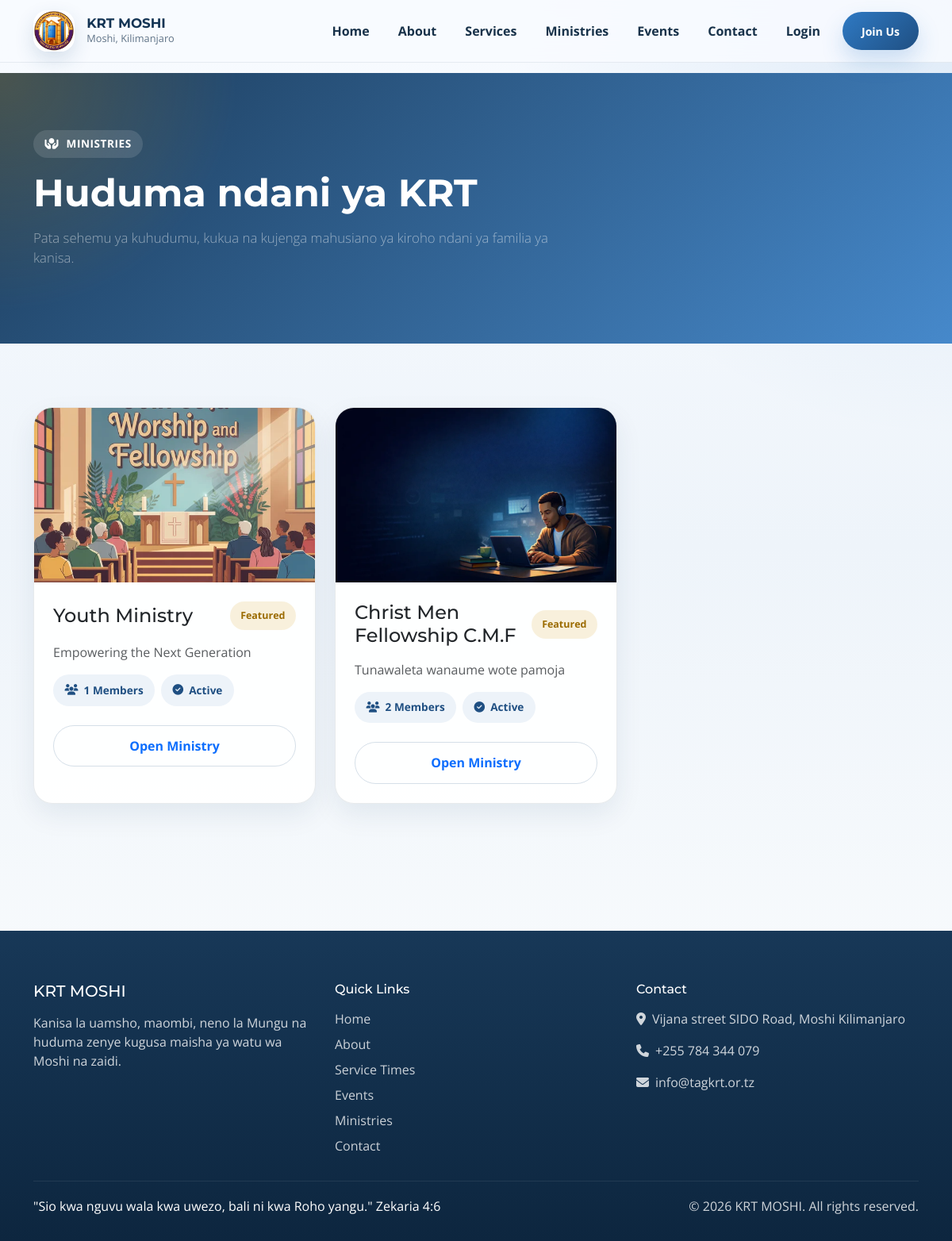
The app's page /ministries/ with its own data.
### core/models.py (models this page shows, shortened)
class SiteConfig(models.Model):
    site_name = models.CharField(max_length=200, default="VCCT Mbezi Beach")
    site_logo = ResizedImageField(
        size=[200, 200],
        quality=85,
        upload_to='config/',
        blank=True,
        null=True,
        help_text="Logo size: 200x200 pixels"
    )
    site_favicon = ResizedImageField(
        size=[64, 64],
        quality=85,
        upload_to='config/',
        blank=True,
        null=True,
        help_text="Favicon size: 64x64 pixels"
    )
    hero_bg_image = ResizedImageField(
        size=[1920, 1080],
        quality=85,
        upload_to='config/',
        blank=True,
        null=True,
        help_text="Hero background size: 1920x1080 pixels"
    )
    contact_email = models.EmailField(default="info@tagkrt.or.tz")
    contact_phone = models.CharField(max_length=20, default="+255 784 344 079")
    address = models.TextField(default="Vijana street SIDO Road, Moshi Kilimanjaro")
    facebook_url = models.URLField(blank=True, null=True)
    twitter_url = models.URLField(blank=True, null=True)
    instagram_url = models.URLField(blank=True, null=True)
    youtube_url = models.URLField(blank=True, null=True)
    whatsapp_number = models.CharField(max_length=20, blank=True, null=True)
    about_us = RichTextUploadingField(blank=True, null=True)
    mission = RichTextUploadingField(blank=True, null=True)
    vision = RichTextUploadingField(blank=True, null=True)
    updated_at = models.DateTimeField(auto_now=True)
    class Meta:
        verbose_name = "Site Configuration"
        verbose_name_plural = "Site Configuration"

class Ministry(models.Model):
    STATUS_CHOICES = [
        ('active', 'Active'),
        ('inactive', 'Inactive'),
        ('developing', 'Developing'),
    ]
    name = models.CharField(max_length=200)
    slug = models.SlugField(unique=True)
    tagline = models.CharField(max_length=300, blank=True, null=True)
    description = RichTextUploadingField()
    leader = models.ForeignKey(User, on_delete=models.SET_NULL,
                              null=True, blank=True, related_name='led_ministries')
    contact_email = models.EmailField(blank=True, null=True)
    contact_phone = models.CharField(max_length=20, blank=True, null=True)
    logo = ResizedImageField(
        size=[400, 400],
        quality=85,
        upload_to='ministries/logos/',
        blank=True,
        null=True,
        help_text="Logo size: 400x400 pixels"
    )
    banner_image = ResizedImageField(
        size=[1200, 600],
        quality=85,
        upload_to='ministries/banners/',
        help_text="Banner size: 1200x600 pixels"
    )
    meeting_days = models.CharField(max_length=100, blank=True, null=True)
    meeting_time = models.CharField(max_length=100, blank=True, null=True)
    meeting_location = models.CharField(max_length=200, blank=True, null=True)
    status = models.CharField(max_length=20, choices=STATUS_CHOICES, default='active')
    is_featured = models.BooleanField(default=False)
    order = models.IntegerField(default=0)
    created_at = models.DateTimeField(auto_now_add=True)
    updated_at = models.DateTimeField(auto_now=True)
    class Meta:
        verbose_name_plural = "Ministries"
        ordering = ['order', 'name']
    def get_absolute_url(self):
        return reverse('core:ministry_detail', kwargs={'slug': self.slug})
    @property
    def member_count(self):
        return self.members.filter(is_active=True).count()

### core/views.py (the view)
# urls.py: path('ministries/', views.MinistriesView.as_view(), name='ministries'),
class MinistriesView(SiteConfigMixin, ListView):
    model = Ministry
    template_name = 'ministries/ministry_list.html'
    context_object_name = 'ministries'
    paginate_by = 12
    def get_queryset(self):
        return Ministry.objects.filter(status='active').order_by('order', 'name')

### core/mixins.py (called while the page is built)
    def get_context_data(self, **kwargs):
        context = super().get_context_data(**kwargs)
        site_config = SiteConfig.objects.first()
        if not site_config:
            site_config = SiteConfig.objects.create()
        context['site_config'] = site_config
        return context

### templates/ministries/ministry_list.html (shortened to what this page needs)
{% extends 'base.html' %}
{% block content %}
<section class="page-hero">
    <div class="container">
        <div class="section-heading">
            <span class="eyebrow"><i class="fas fa-hands-holding-circle"></i> Ministries</span>
            <h1 class="display-5 text-white">Huduma ndani ya KRT</h1>
            <p class="lead text-white-50">Pata sehemu ya kuhudumu, kukua na kujenga mahusiano ya kiroho ndani ya familia ya kanisa.</p>
        </div>
    </div>
</section>
<section class="site-section">
    <div class="container">
        <div class="row g-4">
            {% for ministry in ministries %}
            <div class="col-md-6 col-xl-4">
                <div class="card h-100">
                    {% if ministry.banner_image %}
                    <img src="{{ ministry.banner_image.url }}" alt="{{ ministry.name }}" class="card-img-top" style="height: 220px; object-fit: cover;">
                    {% endif %}
                    <div class="feature-card h-100">
                        <div class="d-flex justify-content-between align-items-center mb-3">
                            <h2 class="h4 mb-0">{{ ministry.name }}</h2>
                            {% if ministry.is_featured %}<span class="badge-soft-warning">Featured</span>{% endif %}
                        </div>
                        <p class="text-muted">{{ ministry.tagline|default:ministry.description|striptags|truncatechars:120 }}</p>
                        <div class="d-flex flex-wrap gap-2 mb-4">
                            <span class="chip"><i class="fas fa-users"></i>{{ ministry.member_count }} Members</span>
                            <span class="chip"><i class="fas fa-circle-check"></i>{{ ministry.get_status_display }}</span>
                        </div>
                        <a href="{{ ministry.get_absolute_url }}" class="btn btn-outline-primary w-100 mt-auto">Open Ministry</a>
                    </div>
                </div>
            </div>
            {% endfor %}
        </div>
    </div>
</section>
{% endblock %}

### templates/base.html (shortened to what this page needs)
<!DOCTYPE html>
{% load static %}
<html lang="en">
<head>
    <link href="https://cdn.jsdelivr.net/npm/bootstrap@5.3.3/dist/css/bootstrap.min.css" rel="stylesheet">
    <link rel="stylesheet" href="https://cdnjs.cloudflare.com/ajax/libs/font-awesome/6.5.2/css/all.min.css">
    <link rel="stylesheet" href="{% static 'css/style.css' %}">
</head>
<body>
    <nav class="navbar navbar-expand-lg fixed-top">
        <div class="container">
            <a class="navbar-brand d-flex align-items-center" href="{% url 'core:home' %}">
                {% if site_config.site_logo %}
                <img src="{{ site_config.site_logo.url }}" alt="{{ site_config.site_name|default:'KRT Logo' }}">
                {% endif %}
                <div>
                    <div class="navbar-brand-text">{{ site_config.site_name|default:"Kilimanjaro Revival Temple" }}</div>
                    <div class="navbar-brand-subtitle">Moshi, Kilimanjaro</div>
                </div>
            </a>
            <div class="collapse navbar-collapse" id="navbarMain">
                <ul class="navbar-nav ms-auto align-items-lg-center gap-lg-1">
                    <li class="nav-item"><a class="nav-link" href="{% url 'core:home' %}">Home</a></li>
                    <li class="nav-item"><a class="nav-link" href="{% url 'core:about' %}">About</a></li>
                    <li class="nav-item"><a class="nav-link" href="{% url 'core:services' %}">Services</a></li>
                    <li class="nav-item"><a class="nav-link" href="{% url 'core:ministries' %}">Ministries</a></li>
                    <li class="nav-item"><a class="nav-link" href="{% url 'core:events' %}">Events</a></li>
                    <li class="nav-item"><a class="nav-link" href="{% url 'core:contact' %}">Contact</a></li>
                    {% if user.is_authenticated %}
                    <li class="nav-item"><a class="nav-link" href="{% url 'core:dashboard' %}">Dashboard</a></li>
                    {% if user.is_staff or user.is_superuser %}
                    <li class="nav-item dropdown">
                        <a class="nav-link dropdown-toggle" href="#" role="button" data-bs-toggle="dropdown" aria-expanded="false">
                            <i class="fas fa-shield-alt me-1"></i> Admin
                        </a>
                        <ul class="dropdown-menu dropdown-menu-end">
                            <li><a class="dropdown-item" href="{% url 'core:officer_dashboard' %}"><i class="fas fa-gauge-high me-2"></i> Officer Dashboard</a></li>
                            <li><a class="dropdown-item" href="{% url 'core:admin_tithe_list' %}"><i class="fas fa-chart-line me-2"></i> Tithe Records</a></li>
                            <li><a class="dropdown-item" href="{% url 'core:add_tithe' %}"><i class="fas fa-plus-circle me-2"></i> Record Tithe</a></li>
                        </ul>
                    </li>
                    {% endif %}
                    <li class="nav-item ms-lg-2">
                        <form method="post" action="{% url 'accounts:logout' %}">
                            {% csrf_token %}
                            <button type="submit" class="btn btn-primary btn-sm px-4">Logout</button>
                        </form>
                    </li>
                    {% else %}
                    <li class="nav-item"><a class="nav-link" href="{% url 'accounts:login' %}">Login</a></li>
                    <li class="nav-item ms-lg-2"><a class="btn btn-primary btn-sm px-4" href="{% url 'accounts:signup' %}">Join Us</a></li>
                    {% endif %}
                </ul>
            </div>
        </div>
    </nav>
    <div class="page-shell">
        <main class="page-content">
            {% block content %}{% endblock %}
        </main>
        <footer class="footer-shell">
            <div class="container">
                <div class="row g-4">
                    <div class="col-lg-4">
                        <h5 class="mb-3">{{ site_config.site_name|default:"Kilimanjaro Revival Temple" }}</h5>
                        <p class="mb-4">Kanisa la uamsho, maombi, neno la Mungu na huduma zenye kugusa maisha ya watu wa Moshi na zaidi.</p>
                    </div>
                    <div class="col-lg-4">
                        <h6 class="mb-3">Quick Links</h6>
                        <div class="footer-links d-grid gap-2">
                            <a href="{% url 'core:home' %}">Home</a>
                            <a href="{% url 'core:about' %}">About</a>
                            <a href="{% url 'core:services' %}">Service Times</a>
                            <a href="{% url 'core:events' %}">Events</a>
                            <a href="{% url 'core:ministries' %}">Ministries</a>
                            <a href="{% url 'core:contact' %}">Contact</a>
                        </div>
                    </div>
                    <div class="col-lg-4">
                        <h6 class="mb-3">Contact</h6>
                        <div class="d-grid gap-3">
                            <div><i class="fas fa-location-dot me-2"></i>{{ site_config.address|default:"Vijana Street, SIDO Road, Moshi Kilimanjaro" }}</div>
                            <div><i class="fas fa-phone me-2"></i>{{ site_config.contact_phone|default:"+255 784 344 079" }}</div>
                            <div><i class="fas fa-envelope me-2"></i>{{ site_config.contact_email|default:"info@tagkrt.or.tz" }}</div>
                        </div>
                    </div>
                </div>
                <div class="footer-bottom d-flex flex-column flex-md-row justify-content-between gap-2">
                    <div class="footer-verse">"Sio kwa nguvu wala kwa uwezo, bali ni kwa Roho yangu." Zekaria 4:6</div>
                    <div>&copy; {% now "Y" %} {{ site_config.site_name|default:"Kilimanjaro Revival Temple" }}. All rights reserved.</div>
                </div>
            </div>
        </footer>
    </div>
</body>
</html>

### records on screen
SiteConfig: site_logo (picture), site_name "KRT MOSHI", address "Vijana street SIDO Road, Moshi Kilimanjaro", contact_phone "+255 784 344 079", contact_email "info@tagkrt.or.tz"
Ministry: banner_image (picture), name "Youth Ministry", is_featured "Featured", tagline "Empowering the Next Generation", member_count "1", status "Active"
Ministry: banner_image (picture), name "Christ Men Fellowship C.M.F", is_featured "Featured", tagline "Tunawaleta wanaume wote pamoja", member_count "2", status "Active"
